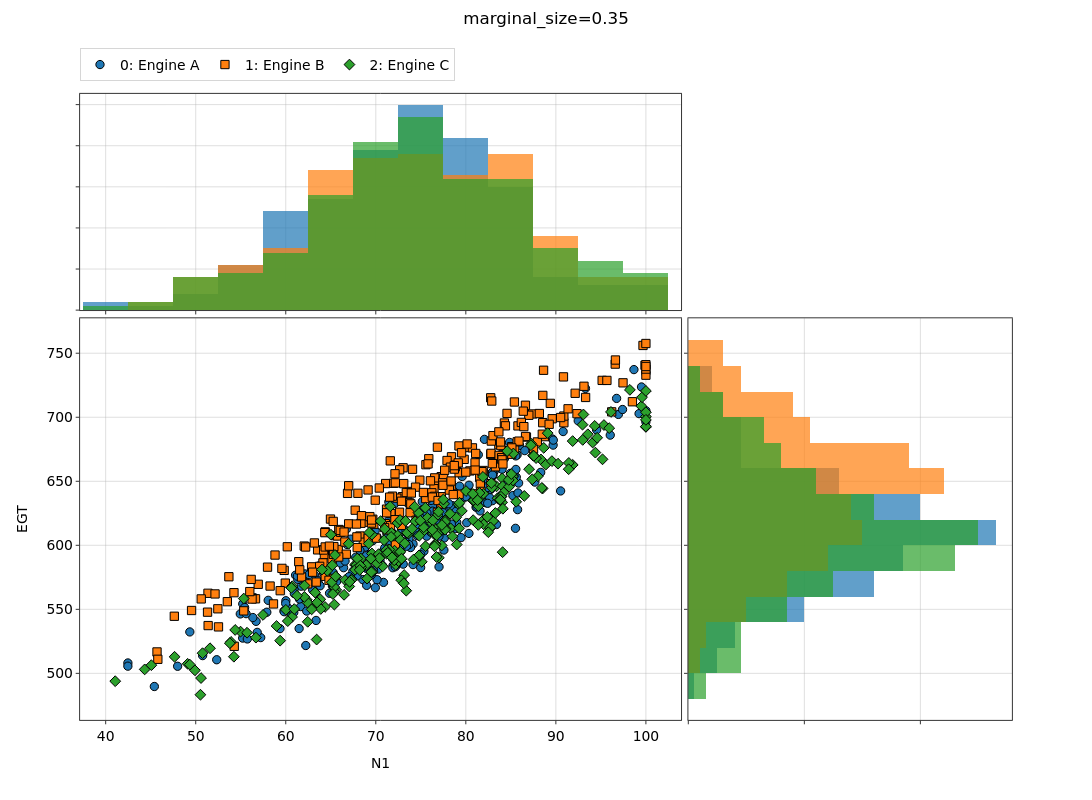

Notebook cell for this chart:
### Markdown cell above
## 5. `marginal_size` — the strips' share of the block

`marginal_size` is the fraction of each block given to a strip (default
`0.2`). It must be below `0.6`; the main panel takes the rest. The gap between
the main panel and its strips is a fixed few pixels regardless.

### Code cell
nb = build()
nb.plot_marginal(x='N1', y='EGT', marginal_size=0.35, suptitle='marginal_size=0.35')

### Figure 1 — Plotly figure (JSON) as saved in the notebook; plotly's stock layout.template omitted (floating-point values rounded to 4 significant figures; data arrays with more than 128 entries replaced by an {"elided": "..."} marker saying what was removed)
{"data": [{"hovertemplate": "<b><u>Set: 0</u></b><br><b>Engine A</b><br>N1: %{x:.2f}<br>EGT: %{y:.2f}<extra></extra>", "legendgroup": "group_0", "legendrank": 1000, "line": {"color": "#1f77b4", "width": 2}, "marker": {"color": "#1f77b4", "line": {"color": "black", "width": 1}, "size": 8.3, "symbol": "circle"}, "mode": "markers", "name": "0: Engine A", "opacity": 1, "showlegend": true, "type": "scatter", "x": {"elided": "250 float values"}, "xaxis": "x3", "y": {"elided": "250 float values"}, "yaxis": "y3"}, {"histnorm": "", "legendgroup": "group_0", "legendrank": 1000, "marker": {"color": "#1f77b4"}, "name": "0: Engine A", "opacity": 0.7, "showlegend": false, "type": "histogram", "x": {"elided": "250 float values"}, "xaxis": "x", "yaxis": "y"}, {"histnorm": "", "legendgroup": "group_0", "legendrank": 1000, "marker": {"color": "#1f77b4"}, "name": "0: Engine A", "opacity": 0.7, "showlegend": false, "type": "histogram", "xaxis": "x4", "y": {"elided": "250 float values"}, "yaxis": "y4"}, {"hovertemplate": "<b><u>Set: 1</u></b><br><b>Engine B</b><br>N1: %{x:.2f}<br>EGT: %{y:.2f}<extra></extra>", "legendgroup": "group_1", "legendrank": 1001, "line": {"color": "#ff7f0e", "width": 2}, "marker": {"color": "#ff7f0e", "line": {"color": "black", "width": 1}, "size": 8.3, "symbol": "square"}, "mode": "markers", "name": "1: Engine B", "opacity": 1, "showlegend": true, "type": "scatter", "x": {"elided": "250 float values"}, "xaxis": "x3", "y": {"elided": "250 float values"}, "yaxis": "y3"}, {"histnorm": "", "legendgroup": "group_1", "legendrank": 1001, "marker": {"color": "#ff7f0e"}, "name": "1: Engine B", "opacity": 0.7, "showlegend": false, "type": "histogram", "x": {"elided": "250 float values"}, "xaxis": "x", "yaxis": "y"}, {"histnorm": "", "legendgroup": "group_1", "legendrank": 1001, "marker": {"color": "#ff7f0e"}, "name": "1: Engine B", "opacity": 0.7, "showlegend": false, "type": "histogram", "xaxis": "x4", "y": {"elided": "250 float values"}, "yaxis": "y4"}, {"hovertemplate": "<b><u>Set: 2</u></b><br><b>Engine C</b><br>N1: %{x:.2f}<br>EGT: %{y:.2f}<extra></extra>", "legendgroup": "group_2", "legendrank": 1002, "line": {"color": "#2ca02c", "width": 2}, "marker": {"color": "#2ca02c", "line": {"color": "black", "width": 1}, "size": 8.3, "symbol": "diamond"}, "mode": "markers", "name": "2: Engine C", "opacity": 1, "showlegend": true, "type": "scatter", "x": {"elided": "250 float values"}, "xaxis": "x3", "y": {"elided": "250 float values"}, "yaxis": "y3"}, {"histnorm": "", "legendgroup": "group_2", "legendrank": 1002, "marker": {"color": "#2ca02c"}, "name": "2: Engine C", "opacity": 0.7, "showlegend": false, "type": "histogram", "x": {"elided": "250 float values"}, "xaxis": "x", "yaxis": "y"}, {"histnorm": "", "legendgroup": "group_2", "legendrank": 1002, "marker": {"color": "#2ca02c"}, "name": "2: Engine C", "opacity": 0.7, "showlegend": false, "type": "histogram", "xaxis": "x4", "y": {"elided": "250 float values"}, "yaxis": "y4"}], "layout": {"barmode": "overlay", "height": 800, "hoverlabel": {"font": {"size": 13.9}}, "legend": {"font": {"size": 13.9}, "orientation": "h", "x": 0, "xanchor": "left", "y": 0.9397, "yanchor": "top", "yref": "container"}, "margin": {"r": 80, "t": 86.22}, "meta": {"uc_legend_rows": 1}, "showlegend": true, "title": {"font": {"size": 16.7}, "text": "marginal_size=0.35", "x": 0.5, "xanchor": "center", "y": 0.985, "yanchor": "top", "yref": "container"}, "width": 1200, "xaxis": {"anchor": "y", "domain": [0, 0.645], "matches": "x3", "showticklabels": false, "tickfont": {"size": 13.9}, "title": {"font": {"size": 13.9}}}, "xaxis2": {"anchor": "y2", "domain": [0.6503, 1], "tickfont": {"size": 13.9}, "title": {"font": {"size": 13.9}}, "visible": false}, "xaxis3": {"anchor": "y3", "domain": [0, 0.645], "tickfont": {"size": 13.9}, "title": {"font": {"size": 13.9}, "standoff": 15, "text": "N1"}}, "xaxis4": {"anchor": "y4", "domain": [0.6527, 1], "showticklabels": false, "tickfont": {"size": 13.9}, "title": {"font": {"size": 13.9}}}, "yaxis": {"anchor": "x", "domain": [0.6545, 1], "showticklabels": false, "tickfont": {"size": 13.9}, "title": {"font": {"size": 13.9}}}, "yaxis2": {"anchor": "x2", "domain": [0.6503, 1], "tickfont": {"size": 13.9}, "title": {"font": {"size": 13.9}}, "visible": false}, "yaxis3": {"anchor": "x3", "domain": [0, 0.6416], "tickfont": {"size": 13.9}, "title": {"font": {"size": 13.9}, "standoff": 15, "text": "EGT"}}, "yaxis4": {"anchor": "x4", "domain": [0, 0.6416], "matches": "y3", "showticklabels": false, "tickfont": {"size": 13.9}, "title": {"font": {"size": 13.9}}}}}
